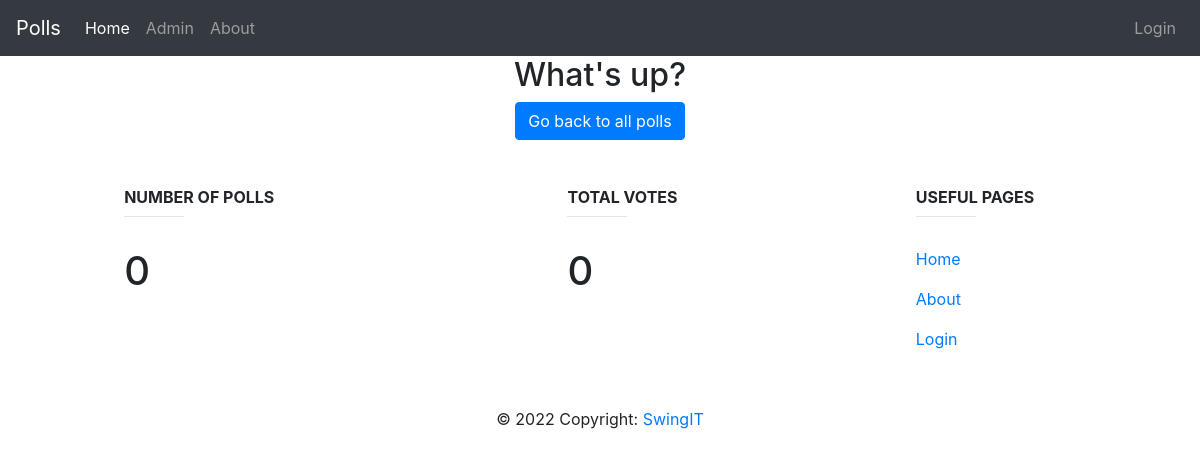
The app's page /polls/1/results/, older data.
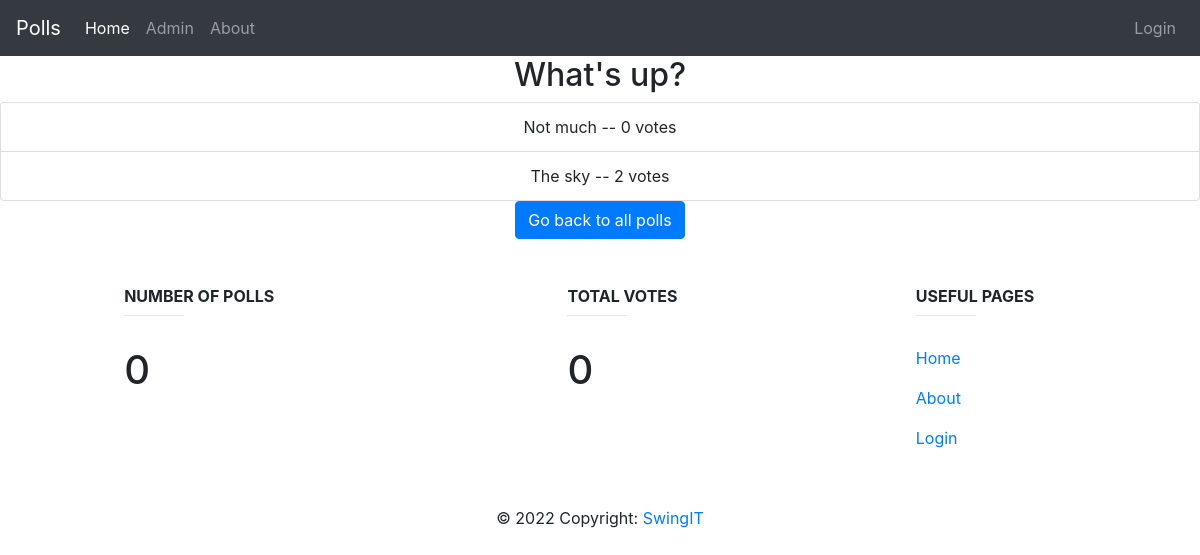
The same page, newer data.
### polls/models.py (models this page shows, shortened)
class Question(models.Model):
    question_text = models.CharField(max_length=200)
    pub_date = models.DateTimeField('date published')
    question_description = models.CharField(max_length=500)

class Choice(models.Model):
    question = models.ForeignKey(Question,on_delete=models.CASCADE)
    choice_text = models.CharField(max_length=200)
    votes = models.IntegerField(default=0)

### polls/views.py (the view)
# urls.py: path('<int:pk>/results/', views.ResultsView.as_view(), name='results'),
class ResultsView(generic.DetailView):
    model = Question
    template_name = 'polls/results.html'

### polls/templates/polls/results.html
{% extends "polls/base.html" %}
{% block content %}
<h2 class="text-center">{{ question.question_text }}</h2>
<div class="text-center">
<ul class="list-group">
{% for choice in question.choice_set.all %}
    <li class="list-group-item">{{ choice.choice_text }} -- {{ choice.votes }} vote{{ choice.votes|pluralize }}</li>
{% endfor %}
</ul>
<a href="{% url 'polls:index' %}" class=" btn btn-primary">Go back to all polls</a>
</div>
{% endblock %}

### polls/templates/polls/base.html (shortened to what this page needs)
<!DOCTYPE html>
<head>
    {% load static %}
    <link rel="stylesheet" href="https://cdn.jsdelivr.net/npm/bootstrap@4.6.1/dist/css/bootstrap.min.css">
    <link rel="stylesheet" type="text/css" href="{% static 'polls/style.css' %}">
</head>
<body>
    <nav class="navbar navbar-expand-lg navbar-dark bg-dark">
        <span class="navbar-brand">Polls</span>
        <ul class="navbar-nav mr-auto">
            <li class="nav-item active">
              <a class="nav-link" href="{% url 'polls:index' %}">Home</a>
            </li>
            <li class="nav-item">
              <a class="nav-link" href="{% url 'admin:index' %}">Admin</a>
            </li>
            <li class="nav-item">
              <a class="nav-link" href="{% url 'admin:index' %}">About</a>
            </li>
        </ul>
        <ul class="navbar-nav ml-auto">
          <li class="nav-item">
              <a class="nav-link" href="">Login</a>
          </li>
      </ul>
    </nav>
    {% block content %} {% endblock %}
<footer class="page-footer font-small unique-color-dark">
  <div class="container text-center text-md-left mt-5">
    <div class="row mt-3">
      <div class="col-md-3 col-lg-4 col-xl-3 mx-auto mb-4">
        <h6 class="text-uppercase font-weight-bold">Number Of Polls</h6>
        <hr class="deep-purple accent-2 mb-4 mt-0 d-inline-block mx-auto" style="width: 60px;">
        <h1 id="numberofpolls">
        </h1>
      </div>
      <div class="col-md-2 col-lg-2 col-xl-2 mx-auto mb-4">
        <h6 class="text-uppercase font-weight-bold">Total Votes</h6>
        <hr class="deep-purple accent-2 mb-4 mt-0 d-inline-block mx-auto" style="width: 60px;">
        <h1 id="numberofvotes"></h1>
      </div>
      <div class="col-md-3 col-lg-2 col-xl-2 mx-auto mb-4">
        <h6 class="text-uppercase font-weight-bold">Useful Pages</h6>
        <hr class="deep-purple accent-2 mb-4 mt-0 d-inline-block mx-auto" style="width: 60px;">
        <p>
          <a href="#!">Home</a>
        </p>
        <p>
          <a href="#!">About</a>
        </p>
        <p>
          <a href="#!">Login</a>
        </p>
      </div>
    </div>
  </div>
  <div class="footer-copyright text-center py-3">© 2022 Copyright: <a href="https://www.swingit.be/">SwingIT</a>
  </div>
</footer>
</body>
</html>

Row changes from the older to the newer data that the page shows:
added Choice: choice_text "Not much", votes "0"
added Choice: choice_text "The sky", votes "2"
